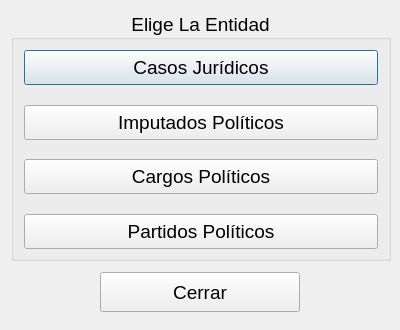
<?xml version="1.0" encoding="UTF-8"?>
<ui version="4.0">
 <class>ventanaInicial</class>
 <widget class="QDialog" name="ventanaInicial">
  <property name="geometry">
   <rect>
    <x>0</x>
    <y>0</y>
    <width>400</width>
    <height>330</height>
   </rect>
  </property>
  <property name="minimumSize">
   <size>
    <width>400</width>
    <height>330</height>
   </size>
  </property>
  <property name="maximumSize">
   <size>
    <width>400</width>
    <height>330</height>
   </size>
  </property>
  <property name="font">
   <font>
    <pointsize>14</pointsize>
   </font>
  </property>
  <property name="windowTitle">
   <string>Ventana Inicial</string>
  </property>
  <layout class="QGridLayout" name="gridLayout_2">
   <item row="0" column="0">
    <widget class="QGroupBox" name="groupBox">
     <property name="minimumSize">
      <size>
       <width>380</width>
       <height>250</height>
      </size>
     </property>
     <property name="maximumSize">
      <size>
       <width>380</width>
       <height>250</height>
      </size>
     </property>
     <property name="font">
      <font>
       <pointsize>14</pointsize>
      </font>
     </property>
     <property name="styleSheet">
      <string notr="true"/>
     </property>
     <property name="title">
      <string>Elige La Entidad</string>
     </property>
     <property name="alignment">
      <set>Qt::AlignCenter</set>
     </property>
     <layout class="QGridLayout" name="gridLayout">
      <property name="leftMargin">
       <number>10</number>
      </property>
      <property name="topMargin">
       <number>10</number>
      </property>
      <property name="rightMargin">
       <number>10</number>
      </property>
      <property name="bottomMargin">
       <number>10</number>
      </property>
      <property name="spacing">
       <number>20</number>
      </property>
      <item row="0" column="0">
       <widget class="QPushButton" name="botonCasos">
        <property name="minimumSize">
         <size>
          <width>0</width>
          <height>35</height>
         </size>
        </property>
        <property name="font">
         <font>
          <pointsize>14</pointsize>
         </font>
        </property>
        <property name="cursor">
         <cursorShape>PointingHandCursor</cursorShape>
        </property>
        <property name="autoFillBackground">
         <bool>false</bool>
        </property>
        <property name="styleSheet">
         <string notr="true">:hover{
background-color: rgb(172, 172, 172);
}</string>
        </property>
        <property name="text">
         <string>Casos Jurídicos</string>
        </property>
       </widget>
      </item>
      <item row="1" column="0">
       <widget class="QPushButton" name="botonImputados">
        <property name="minimumSize">
         <size>
          <width>0</width>
          <height>35</height>
         </size>
        </property>
        <property name="font">
         <font>
          <pointsize>14</pointsize>
         </font>
        </property>
        <property name="cursor">
         <cursorShape>PointingHandCursor</cursorShape>
        </property>
        <property name="autoFillBackground">
         <bool>false</bool>
        </property>
        <property name="styleSheet">
         <string notr="true">:hover{
background-color: rgb(172, 172, 172);
}</string>
        </property>
        <property name="text">
         <string>Imputados Políticos</string>
        </property>
       </widget>
      </item>
      <item row="2" column="0">
       <widget class="QPushButton" name="botonCargos">
        <property name="minimumSize">
         <size>
          <width>0</width>
          <height>35</height>
         </size>
        </property>
        <property name="font">
         <font>
          <pointsize>14</pointsize>
         </font>
        </property>
        <property name="cursor">
         <cursorShape>PointingHandCursor</cursorShape>
        </property>
        <property name="autoFillBackground">
         <bool>false</bool>
        </property>
        <property name="styleSheet">
         <string notr="true">:hover{
background-color: rgb(172, 172, 172);
}</string>
        </property>
        <property name="text">
         <string>Cargos Políticos</string>
        </property>
       </widget>
      </item>
      <item row="3" column="0">
       <widget class="QPushButton" name="botonPartidos">
        <property name="minimumSize">
         <size>
          <width>0</width>
          <height>35</height>
         </size>
        </property>
        <property name="font">
         <font>
          <pointsize>14</pointsize>
         </font>
        </property>
        <property name="cursor">
         <cursorShape>PointingHandCursor</cursorShape>
        </property>
        <property name="autoFillBackground">
         <bool>false</bool>
        </property>
        <property name="styleSheet">
         <string notr="true">:hover{
background-color: rgb(172, 172, 172);
}</string>
        </property>
        <property name="text">
         <string>Partidos Políticos</string>
        </property>
       </widget>
      </item>
     </layout>
    </widget>
   </item>
   <item row="1" column="0">
    <layout class="QHBoxLayout" name="horizontalLayout">
     <property name="spacing">
      <number>10</number>
     </property>
     <property name="topMargin">
      <number>5</number>
     </property>
     <property name="bottomMargin">
      <number>5</number>
     </property>
     <item>
      <spacer name="horizontalSpacer">
       <property name="orientation">
        <enum>Qt::Horizontal</enum>
       </property>
       <property name="sizeHint" stdset="0">
        <size>
         <width>100</width>
         <height>20</height>
        </size>
       </property>
      </spacer>
     </item>
     <item>
      <widget class="QPushButton" name="botonCancelar">
       <property name="minimumSize">
        <size>
         <width>200</width>
         <height>40</height>
        </size>
       </property>
       <property name="text">
        <string>Cerrar</string>
       </property>
      </widget>
     </item>
     <item>
      <spacer name="horizontalSpacer_2">
       <property name="orientation">
        <enum>Qt::Horizontal</enum>
       </property>
       <property name="sizeHint" stdset="0">
        <size>
         <width>100</width>
         <height>20</height>
        </size>
       </property>
      </spacer>
     </item>
    </layout>
   </item>
  </layout>
 </widget>
 <resources/>
 <connections/>
</ui>
